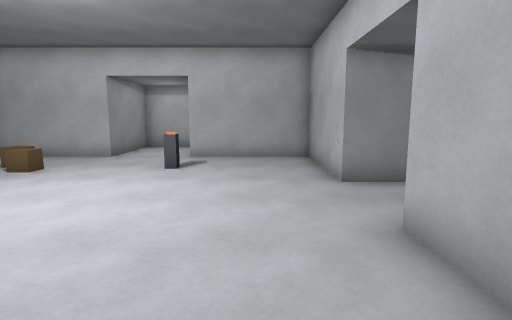
View 1 (above)

12 first-person views from a walk through a Godot game level. The camera is 1.5 m above the floor, tilts 8° down and sees 80° across. Doors that lead somewhere are drawn open, without their leaves. The floor is counted in squares, 1 m on a side. Each view is taken from the middle of a square. On the plan, view 1 faces up. The plan holds only what a view shows up to about 15 squares ahead; the rest is blank.

View 2
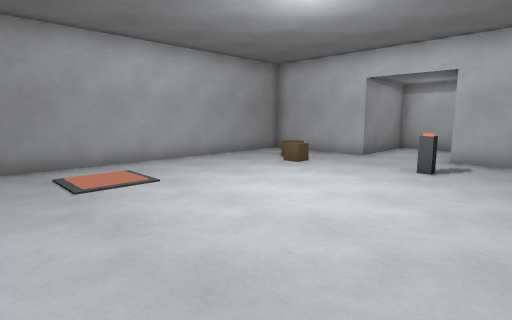

View 3
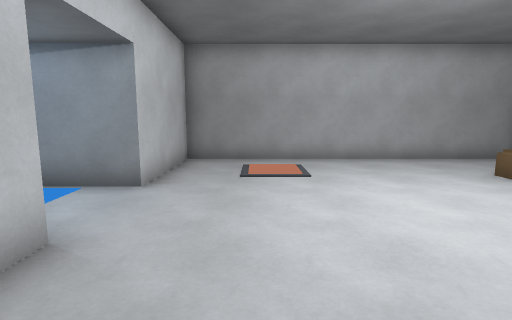

View 4
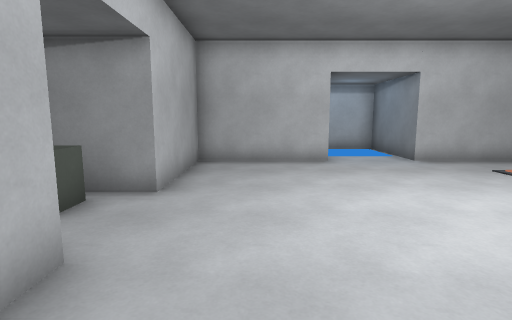

View 5
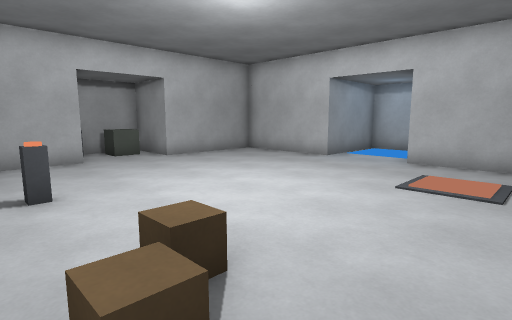

View 6
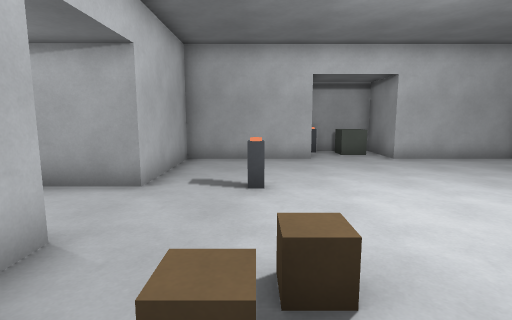

View 7
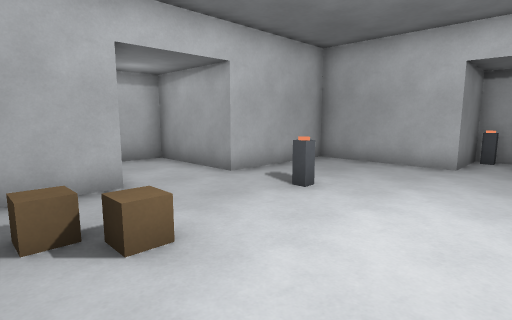

View 8
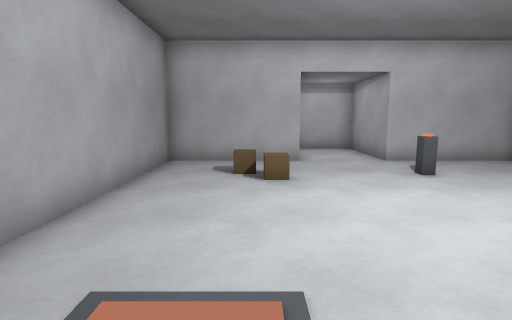

View 9
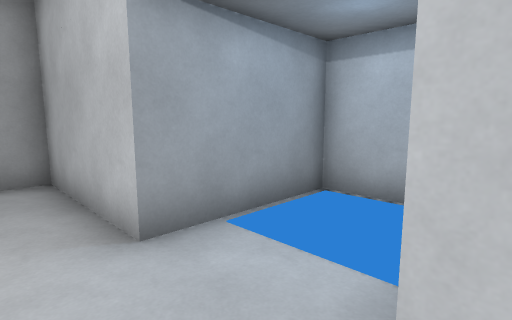

View 10
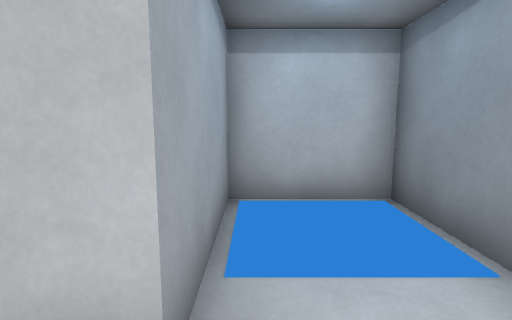

View 11
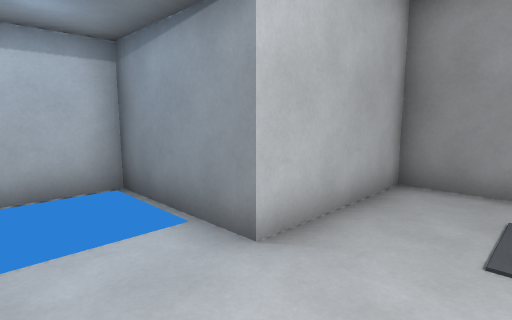

View 12
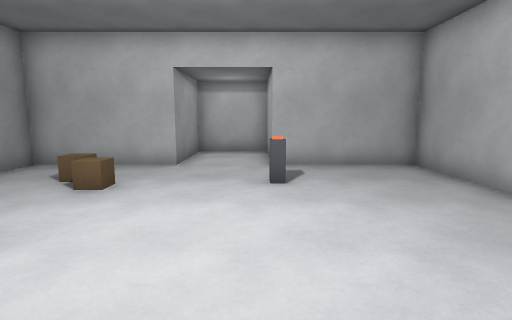

### Floor plan
Points are (right, up) in squares from view 1. A wall is a line through its corners. A room is listed if a view was taken in it or the views show most of it. See-through windows are left out.
Room 1 (views 1, 2, 3, 4, 5, 6, 7, 8, 9, 10, 11, 12)
walls: (2, 7) (2, 11.5) (-2.5, 11.5) (-2.5, 15.5) (-5.5, 15.5) (-5.5, 11.5) (-10, 11.5) (-10, -0.5) (-5.5, -0.5); (-2.5, -0.5) (2, -0.5) (2, 4)
ways out: open door at (-4, -1) to room 2; open door at (2, 5.5)
objects: crate (-7, 9); crate (-6, 8); other object (-2, 9)
Room 2 (no view inside)
walls: (-5.5, -0.5) (-5.5, -4.5) (-2.5, -4.5) (-2.5, -0.5)
ways out: open door at (-4, -1) to room 1

Positions as (right, up) in squares from view 1, and headings:
1: (0, 0), facing up
2: (0, 0), facing up-left
3: (1, 2), facing left
4: (0, 10), facing down
5: (-9, 10), facing down-right
6: (-9, 9), facing right
7: (-8, 5), facing up-right
8: (-7, 1), facing up
9: (-6, 1), facing down-right
10: (-3, 1), facing down
11: (-3, 2), facing down-left
12: (-3, 2), facing up
